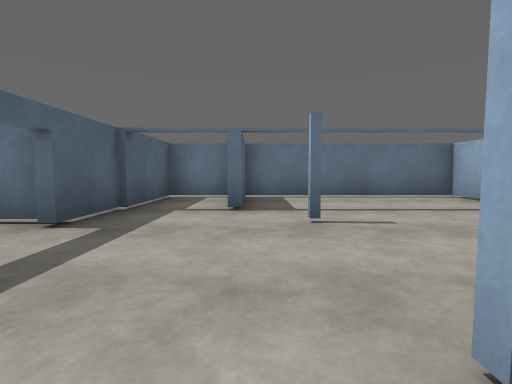
[1] (above)

15 first-person views from a walk through a robot-simulator world made for Gazebo. The camera is 1.2 m above the floor, tilts 4° down and sees 85° across. The floor is counted in squares, 2 m on a side. Each view is taken from the middle of a square. On the plan, view 1 faces up. The plan holds only what a view shows up to about 9 squares ahead; the rest is blank.

[2]
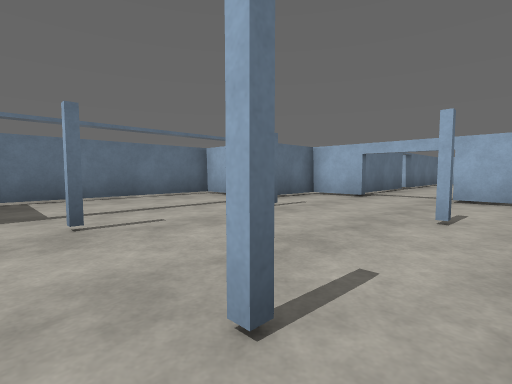

[3]
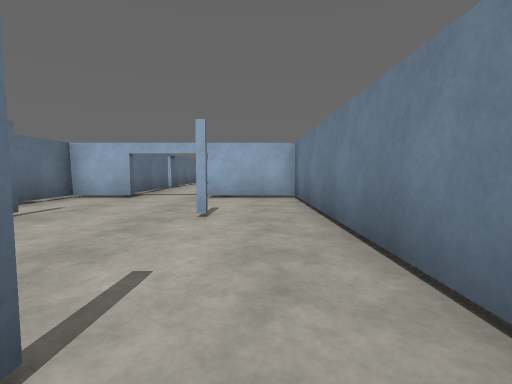

[4]
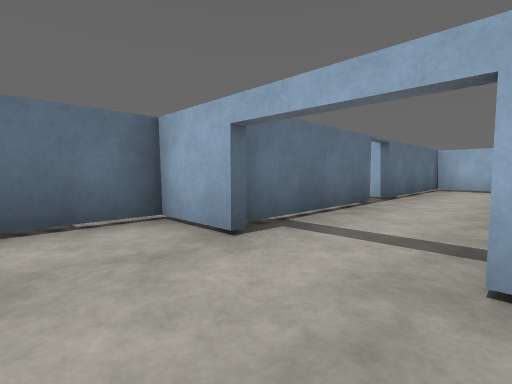

[5]
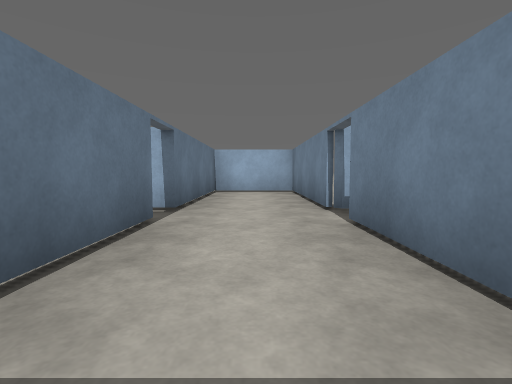

[6]
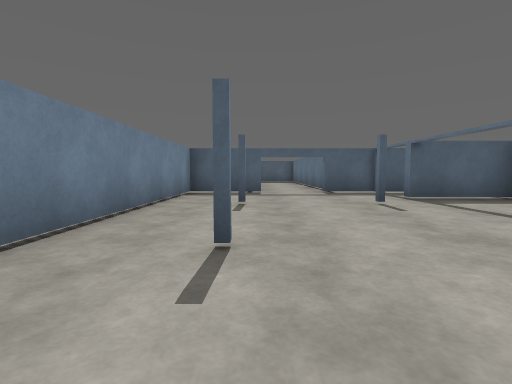

[7]
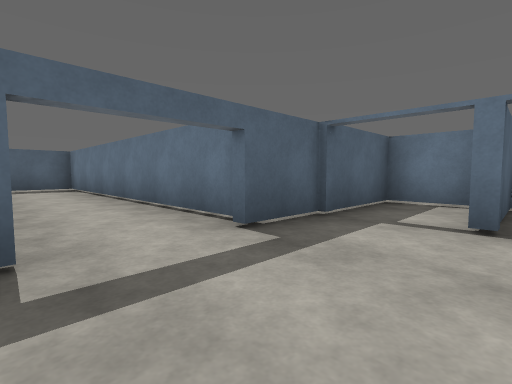

[8]
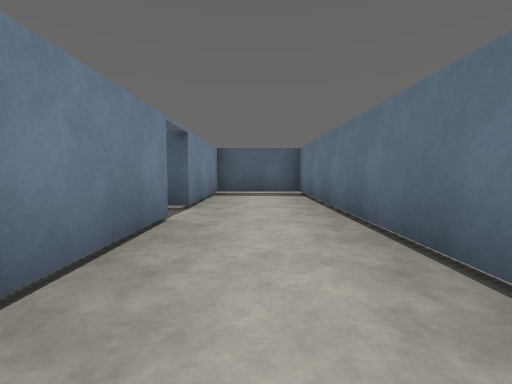

[9]
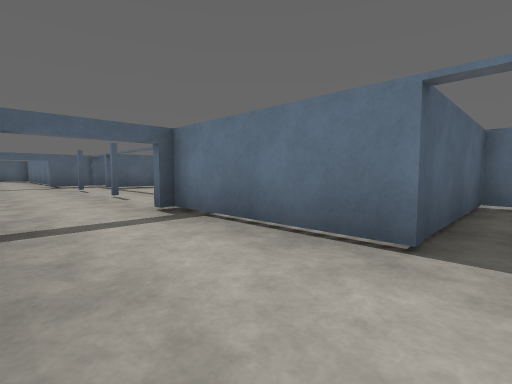

[10]
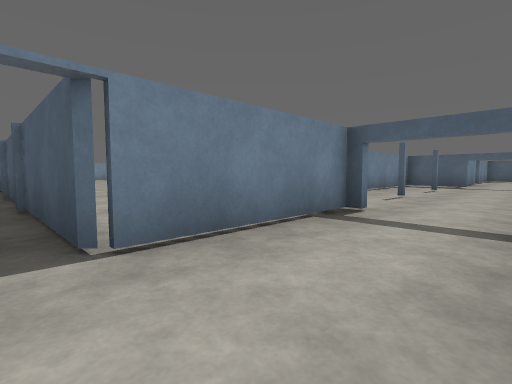

[11]
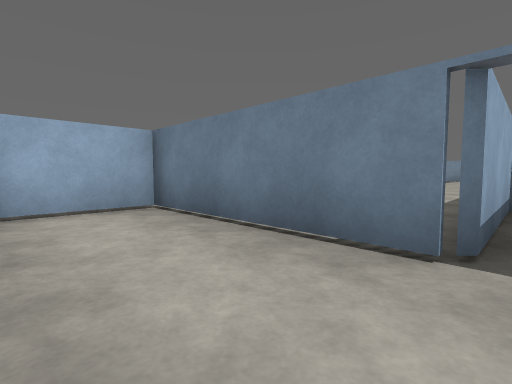

[12]
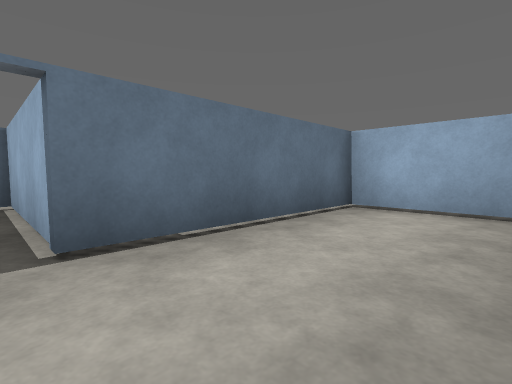

[13]
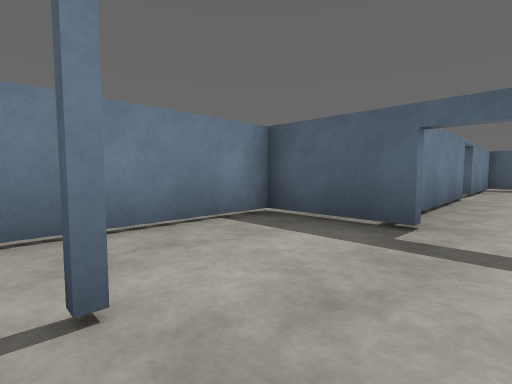

[14]
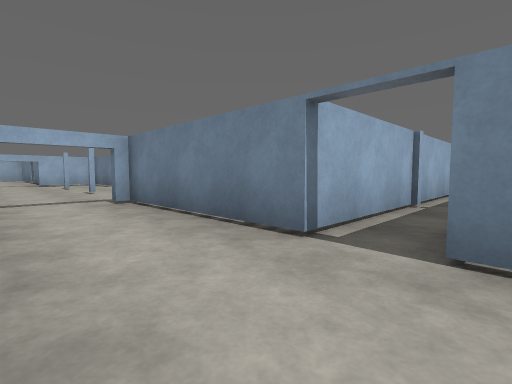

[15]
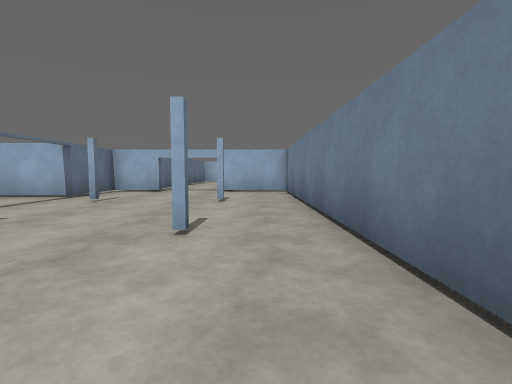

### Floor plan
Key: @ floor where view 1 was taken; # wall or solid block; . floor.
Columns run from 11 left of view 1 to 16 right of it. Each row starts with its distance up from view 1.
  7          ########    ###
  6          #.#....#    #.#
  5         ##.#....###  #.#
  4 #########.........####.#####
  3 #.......#...#..#...........#
  2 #..........................#
  1 ####.####...#..#..####.#####
  0     .#  #..@......#  #.#
 -1     .#  ###########  #.#
 -2     .#               #.#
 -3     .#               #.
 -4     .#               #.
 -5      #               #.

Where each view was taken, in squares from view 1:
view 1: 0 up, 0 right, facing up
view 2: 0 up, 0 right, facing up-right
view 3: 0 up, 0 right, facing right
view 4: 1 up, 5 right, facing up-right
view 5: 2 up, 7 right, facing right
view 6: 1 up, 6 right, facing left
view 7: 1 up, 0 right, facing up-left
view 8: 2 up, 3 left, facing left
view 9: 1 up, 11 right, facing up-left
view 10: 3 up, 11 right, facing down-left
view 11: 3 up, 11 right, facing down-right
view 12: 1 up, 11 right, facing up-right
view 13: 2 up, 1 right, facing down-left
view 14: 3 up, 8 left, facing down-right
view 15: 0 up, 2 left, facing right
